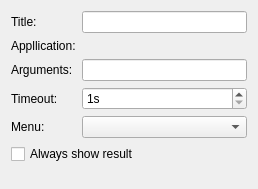
<?xml version="1.0" encoding="UTF-8"?>
<ui version="4.0">
 <class>ActionEditor</class>
 <widget class="QWidget" name="ActionEditor">
  <property name="geometry">
   <rect>
    <x>0</x>
    <y>0</y>
    <width>258</width>
    <height>189</height>
   </rect>
  </property>
  <layout class="QFormLayout" name="formLayout">
   <item row="0" column="0">
    <widget class="QLabel" name="label">
     <property name="text">
      <string>Title:</string>
     </property>
    </widget>
   </item>
   <item row="0" column="1">
    <widget class="QLineEdit" name="leTitle"/>
   </item>
   <item row="1" column="0">
    <widget class="QLabel" name="labelApp">
     <property name="text">
      <string>Appllication:</string>
     </property>
    </widget>
   </item>
   <item row="1" column="1">
    <widget class="AppPathEditor" name="leApplication" native="true"/>
   </item>
   <item row="2" column="0">
    <widget class="QLabel" name="label_3">
     <property name="text">
      <string>Arguments:</string>
     </property>
    </widget>
   </item>
   <item row="2" column="1">
    <widget class="QLineEdit" name="leArguments"/>
   </item>
   <item row="3" column="0">
    <widget class="QLabel" name="label_4">
     <property name="text">
      <string>Timeout:</string>
     </property>
    </widget>
   </item>
   <item row="3" column="1">
    <widget class="QSpinBox" name="spinBoxTimeout">
     <property name="suffix">
      <string>s</string>
     </property>
     <property name="minimum">
      <number>1</number>
     </property>
     <property name="maximum">
      <number>600</number>
     </property>
    </widget>
   </item>
   <item row="4" column="0">
    <widget class="QLabel" name="label_5">
     <property name="text">
      <string>Menu:</string>
     </property>
    </widget>
   </item>
   <item row="4" column="1">
    <widget class="QComboBox" name="comboBoxMenu"/>
   </item>
   <item row="5" column="0" colspan="2">
    <widget class="QCheckBox" name="checkBoxForceShow">
     <property name="text">
      <string>Always show result</string>
     </property>
    </widget>
   </item>
  </layout>
 </widget>
 <customwidgets>
  <customwidget>
   <class>AppPathEditor</class>
   <extends>QWidget</extends>
   <header>settings/apppatheditor.h</header>
   <container>1</container>
  </customwidget>
 </customwidgets>
 <resources/>
 <connections/>
</ui>
